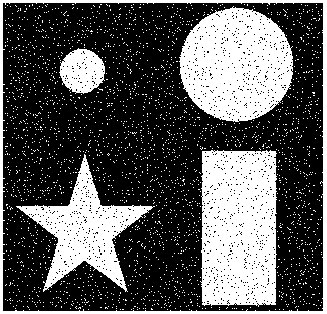
#> input picture 7_morfolojik/morphologic_imp_shapes2.jpg, 327 x 314 px
$ python 7_1.py
#> lines starting #> are read from the running program, lines starting #| are printed output that depends on the picture; after the words box and inside, x2 and y2 are one past the last pixel; in counts of white or black regions, pixels touching at a corner belong together
import cv2
from skimage.util import random_noise
import numpy as np
while True:
    img = cv2.imread('morphologic_imp_shapes2.jpg', 0)
#> img is the input picture: shape (314, 327); min 0, max 255, mean 89
    cv2.imshow("Giris",img)
    ret,esik_image=cv2.threshold(img,50,255,cv2.THRESH_BINARY)
#> esik_image: shape (314, 327); 34.7% white; 2648 white regions (2643 under 20 px), largest, box (x1, y1, x2, y2) and area: (200, 150, 277, 307) 10871, (179, 6, 293, 122) 9670, (16, 154, 155, 292) 6099, (0, 0, 327, 314) 4210, (59, 48, 105, 94) 1485
    kernel = np.ones((2,2),dtype=np.uint8)
    erode_result = cv2.erode(esik_image,kernel,iterations=2)
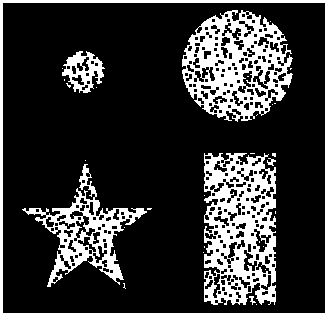
#> erode_result: shape (314, 327); 20.3% white; 31 white regions (24 under 20 px), largest, box (x1, y1, x2, y2) and area: (204, 153, 276, 305) 7006, (182, 10, 293, 122) 6379, (22, 164, 147, 287) 3610
    dilate_result = cv2.dilate(esik_image,kernel,iterations=1)
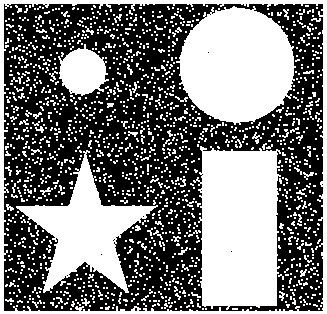
#> dilate_result: shape (314, 327); 46.3% white; 1579 white regions (1504 under 20 px), largest, box (x1, y1, x2, y2) and area: (193, 146, 281, 310) 11854, (176, 6, 296, 125) 10498, (16, 150, 158, 293) 6948
    cv2.imshow("Esiklenen giris goruntusu", esik_image)
    cv2.imshow("Erozyon",erode_result)
    cv2.imshow("Genisleme",dilate_result)
    if cv2.waitKey(1) & 0xFF == ord('q'):
#> (key q is pressed here)
        break
